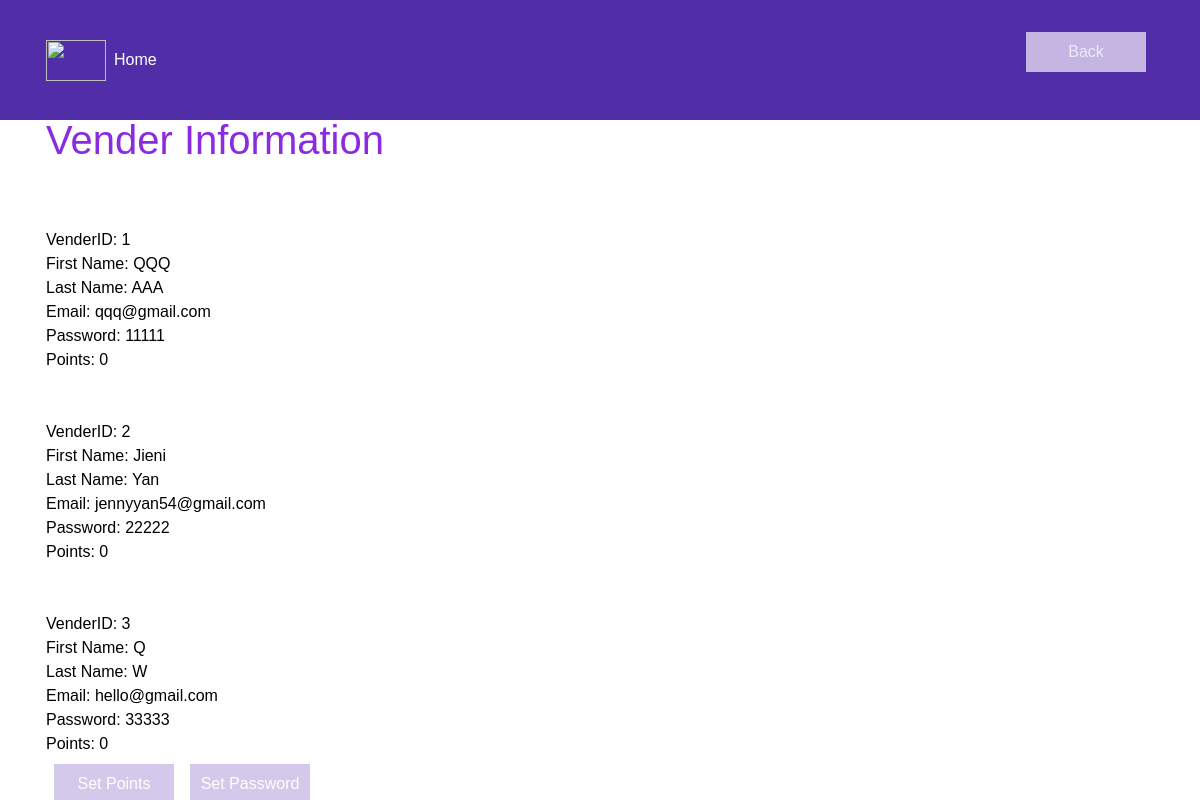
The app's page /vender_manage.php with its own data.
### tables this page shows
CREATE TABLE `Vender` (
  `VenderID` int(20) NOT NULL,
  `Email` varchar(30) NOT NULL,
  `Password` varchar(20) NOT NULL,
  `Firstnm` varchar(15) NOT NULL,
  `Lastnm` varchar(15) NOT NULL,
  `Points` int(11) NOT NULL,
  `salt1` int(20) NOT NULL,
  `salt2` int(20) NOT NULL,
  `hash` varchar(200) NOT NULL
);

### public_html/vender_manage.php (the view, shortened to what this page needs)
<?php
require_once 'login.php';
$conn = new mysqli($hn, $un, $pw, $db);
echo <<<_End
<html>
	<head>
		<link rel="stylesheet" href="https://stackpath.bootstrapcdn.com/bootstrap/4.4.1/css/bootstrap.min.css">
        <link rel="stylesheet" type="text/css" href="background.css">
        <link rel="stylesheet" href="styles.css">
        <title>Smart City Recreation</title>
	</head>
	<body>
	    <nav class="navbar navbar-dark navbar-expand-sm fixed-top">
            <div class="container">
                <button class="navbar-toggler" type="button" data-toggle="collapse" data-target="#Navbar">
                    <span class="navbar-toggler-icon"></span>
                </button>
                <a class="navbar-brand mr-auto" href="#"><img src="images/activity.png" height="41" width="60"></a>
                <div class="collapse navbar-collapse" id="Navbar">
                    <ul class="navbar-nav mr-auto">
                        <li class="nav-item active"><a class="nav-link" href="index.php"></span>Home</a></li>
                    </ul>
                    <form method="POST" action="manager_login.php">
                    <button type="submit" name="back" id="back">Back</button></form>
                </div>
            </div>
        </nav>
        <div  class="bodycontent">
            <div class="container">
                <div><label style="color:#8A2BE2;text-align:center;"><h1>Vender Information<br/></h1></label></div>
_End;
                $query = "SELECT * FROM Vender";
                $result = $conn->query($query);
                if (!$result)
                {
                    echo "No vender";
                }
                else
                {
                    $rows = $result->num_rows;
                    for ($i = 0 ; $i < $rows ; ++$i)
                    {
                        $result->data_seek($i);
                        $row = $result->fetch_array(MYSQLI_NUM);
                        $userID = $row[0];
                        $email= $row[1];
                        $pwd = $row[2];
                        $firstname = $row[3];
                        $lastname = $row[4];
                        $points = $row[5];
                        echo "<br><br>";
                        echo "VenderID: ".$userID."<br>";
                        echo "First Name: ".$firstname."<br>";
                        echo "Last Name: ".$lastname."<br>";
                        echo "Email: ".$email."<br>";
                        echo "Password: ".$pwd."<br>";
                        echo "Points: ".$points."<br>";
                    }
                }
                echo<<<_e2
                  <div>
                  <button type="button" onclick="document.getElementById('id07').style.display='block'" class="signupbtn">Set Points</button></div>
                  <div>
                  <button onclick="document.getElementById('id06').style.display='block'" name="set_pw_button" id="set_pw_button" type="button" class="signupbtn">Set Password</button></div>
                  <link rel="stylesheet" href="login_style.css">
                  <link rel="stylesheet" type="text/css" href="login_style.css">
                </div>
    </body>
</html>
_e2;
?>

### public_html/background.css (style rules this page uses)
body { background: url(https://image.freepik.com/free-vector/abstract-hand-painted-watercolor-sky-clouds-background_100956-418.jpg); background-size: cover; background-position: center; font-family: Arial; color: black; }
html { height: 100%; }

### public_html/styles.css (style rules this page uses)
body { padding: 50px 0px 0px 0px; z-index: 0; }
.navbar-dark { background-color: #512DA8; }

### public_html/login_style.css (style rules this page uses)
body { font-family: Arial, Helvetica, sans-serif; }
* { box-sizing: border-box; }
button { background-color: #D1C4E9; color: white; padding: 8px 10px; border: none; margin: 8px; cursor: pointer; width: 120; opacity: 0.9; }
.cancelbtn, .signupbtn { float: left; width: 120; }
.container { padding: 16px; }
.bodycontent { margin-top: 50px; }

### records on screen
vender: VenderID "1", Firstnm "QQQ", Lastnm "AAA", Email "qqq@gmail.com", Password "11111", Points "0"
vender: VenderID "2", Firstnm "Jieni", Lastnm "Yan", Email "jennyyan54@gmail.com", Password "22222", Points "0"
vender: VenderID "3", Firstnm "Q", Lastnm "W", Email "hello@gmail.com", Password "33333", Points "0"
